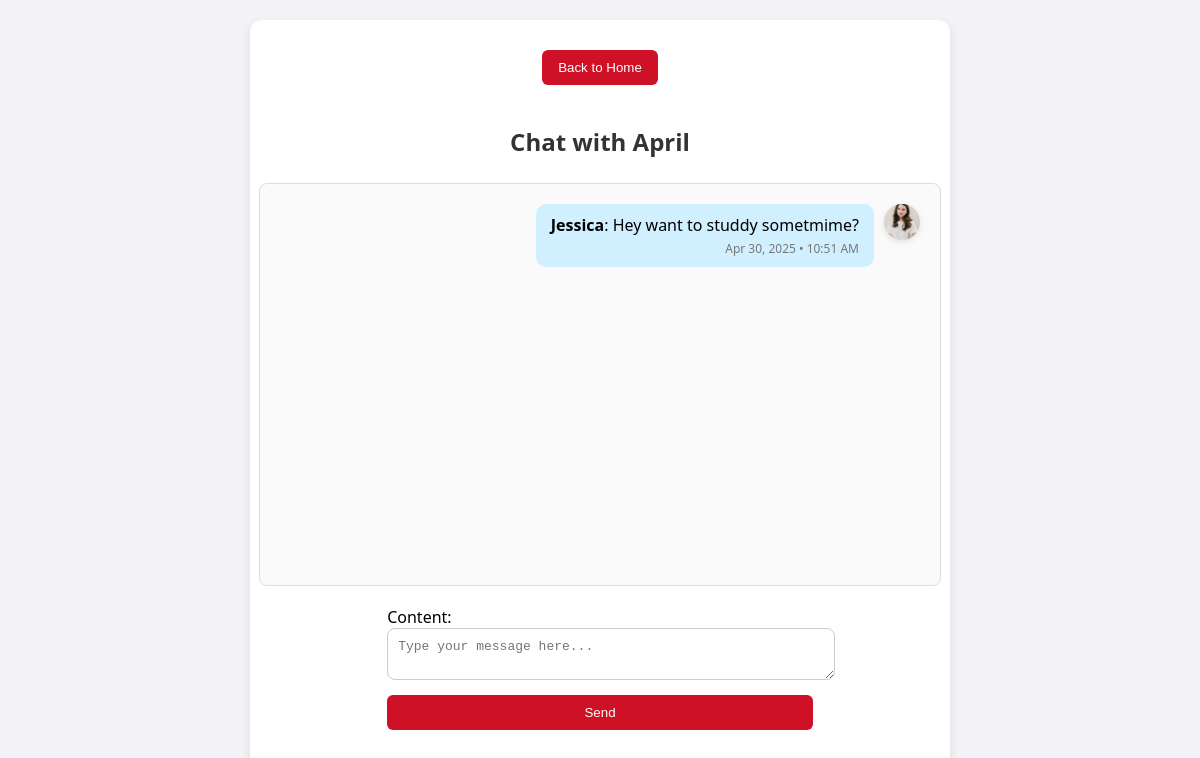
The page /chat/1/ (signed in) on the database its author committed.
### app/models.py (models this page shows, shortened)
class Message(models.Model):
    chat = models.ForeignKey(Chat, related_name='messages', on_delete=models.CASCADE)
    sender = models.ForeignKey(User, related_name='sent_messages', on_delete=models.CASCADE)
    content = models.TextField()
    created_at = models.DateTimeField(auto_now_add=True)

class Profile(models.Model):
    user = models.OneToOneField(User, on_delete=models.CASCADE)
    current_match_index = models.IntegerField(default=0)
    last_seen = models.DateTimeField(null=True, blank=True)
    is_super_admin = models.BooleanField(default=False)
    is_group_admin = models.BooleanField(default=False)
    first_name = models.CharField(max_length=50, null=False, blank=False)
    last_name = models.CharField(max_length=50, null=False, blank=False)
    age = models.IntegerField(default=18, null=False, blank=False)
    hometown = models.CharField(max_length=100, null=False, blank=False)
    major = models.CharField(max_length=100, null=False, blank=False)
    minor = models.CharField(max_length=100, blank=True, null=True)
    grade = models.CharField(max_length=20, null=False, blank=False)
    GENDER_CHOICES_1 = [
        ('male', 'Male'),
        ('female', 'Female'),
        ('other', 'Other')
    ]
    GENDER_CHOICES_2 = [
        ('', 'Either'),
        ('male', 'Male'),
        ('female', 'Female')
    ]
    CAMPUS_GROUP_CHOICES=[
        ('fraternity_sorority', '🏛 Fraternity/Sorority'), ('academic_clubs', '🧠 Academic clubs (e.g., Honors College, debate, CME)'),
        ('creative_orgs', '🎨 Creative orgs (e.g., theatre, film, writing)'),
        ('sports_intramurals', '🎽 Sports or intramurals'),
        ('music_arts_groups', '🎸 Music or arts-related groups'),
        ('religious_orgs', '🙏 Religious orgs (e.g., Cru, Young Life, RUF)'), ('service_groups', '🌍 Service & volunteer groups'),
        ('niche_clubs', '🧩 Niche interest clubs (e.g., gaming, outdoors, crypto, chess)'),
        ('not_involved', '🚫 Not involved (yet!)')]
    GHOST_LIKELIHOOD_CHOICES = [(str(i), str(i)) for i in range(0, 11)]
    grove_or_game_day = models.CharField(max_length=50, choices=[('grove', '📚 The Grove on a quiet day'), ('game_day', '🐅 Game day in the student section')])
    ideal_study_spot = models.CharField(max_length=50, choices=[('ajax', '🍳 Diner booth'), ('library', '📖 Library'), ('uptown', '☕ Coffee Shop'), ('couch', '🏡 At Home')])
    study_time = models.CharField(max_length=50, choices=[('morning', '🌅 Morning'), ('afternoon', '🌞 Afternoon'), ('late_night', '🌙 Late night')])
    energy_source = models.CharField(max_length=50, choices=[('music', '🎧 Music'), ('walks', '🚶 Walks around campus'), ('caffeine', '☕ Caffeine'), ('friends', '👯 Friends')])
    group_project_role = models.CharField(max_length=50, choices=[('lead', '✅ Take the lead'), ('quiet', '✍️ Do the work quietly'), ('organizer', '👥 Organize the group'), ('panic', '😅 Panic last minute (but pull through)')])
    exam_prep_style = models.CharField(max_length=50, choices=[('solo', 'Solo cram session'), ('flashcards', 'Flashcards and repetition'), ('group', 'Group review'), ('teach', 'Teaching someone else')])
    academic_strength = models.CharField(max_length=50, choices=[('detail', '🔍 Focused & detail-oriented'), ('creative', '💭 Creative problem-solver'), ('fast', '🧠 Fast learner'), ('communicator', '💬 Good communicator')])
    accountability_style = models.CharField(max_length=50, choices=[('daily', 'Daily check-ins'), ('deadlines', 'Deadlines & reminders'), ('casual', 'Casual “you good?” texts'), ('self', 'None—I’m self-driven (usually)')])
    wish_more_of = models.CharField(max_length=50, choices=[('time', '⏳ Time'), ('money', '💰 Money'), ('focus', '🧠 Focus'), ('study_buddies', '🙌 Chill people to study with')])
    hot_take = models.CharField(max_length=100, choices=[('chicken', 'Chicken on a stick > Raising Cane’s'), ('hammocks', 'The Circle should have hammocks'), ('vibes', 'You don’t need a planner — just vibes')])
    planner_fullness = models.IntegerField(validators=[MinValueValidator(0), MaxValueValidator(100)], null=True)  # Range 0-100%
    social_energy = models.CharField(max_length=50, choices=[('high', '📈 high'), ('low', '📉 low'), ('medium', '📊 mid')])
    major_approach = models.CharField(max_length=50, choices=[('love', 'I chose it because I love it'), ('career', 'It aligns with my career goals'), ('realistic', 'It was the most realistic option'), ('figuring_out', 'Still figuring it out 🤷')])
    post_grad_plan = models.CharField(max_length=50, choices=[('grad_school', '🎓 Grad school'), ('job', '💼 Job right away'), ('travel', '✈️ Take time off/travel'), ('unsure', '🤔 Still figuring it out')])
    college_motivation = models.CharField(max_length=50, choices=[('career', '🚀 Career success'), ('learning', '🧠 Learning new stuff'), ('prove', '🧍 Proving it to myself'), ('people', '👫 Meeting the right people')])
    campus_groups = models.CharField(max_length=100, choices=CAMPUS_GROUP_CHOICES)
    match_involvement_importance = models.CharField(max_length=50, choices=[('super', 'Super important'), ('little', 'A little'), ('doesnt_matter', 'Doesn’t matter'), ('prefer_not', 'I’d rather they weren’t 🤣')])
    social_energy_on_campus = models.CharField(max_length=50, choices=[('everywhere', 'I’m everywhere — love meeting people'), ('crew', 'I’ve got my crew, but I’m open'), ('low_key', 'Mostly low-key or solo'), ('searching', 'Still trying to find my people')])
    gender = models.CharField(max_length=6, choices=GENDER_CHOICES_1, null=False, blank=False)
    preferred_gender = models.CharField(max_length=6, choices=GENDER_CHOICES_2, null=True, blank=True)
    hobbies = models.TextField(blank=True, null=True)
    clubs_and_extracurriculars = models.TextField(blank=True, null=True)
    profile_picture = models.ImageField(upload_to='profile_pics/', default='default_profile_pic.jpg', blank=False, null=False)
    cover_photo = models.ImageField(upload_to='cover_photos/', default='default_profile_pic.jpg', blank=False, null=False)
    friends = models.ManyToManyField("self", blank=True)  # For confirmed friends
    pending_sent_requests = models.ManyToManyField("self", symmetrical=False, related_name="pending_received_requests", blank=True)
    liked_profiles = models.ManyToManyField("self", symmetrical=False, related_name="liked_by", blank=True)
    disliked_profiles = models.ManyToManyField("self", symmetrical=False, related_name="disliked_by", blank=True)

### app/views.py (the view)
# urls.py: path('chat/<int:chat_id>/', chat_detail, name='chat'),
@login_required
def chat_detail(request, chat_id):
    chat = get_object_or_404(Chat, id=chat_id)
    if request.user not in [chat.user1, chat.user2]:
        return redirect('home')  # or show an error
    other_user = chat.user1 if chat.user2 == request.user else chat.user2
    messages = chat.messages.order_by('created_at')
    if request.method == 'POST':
        form = MessageForm(request.POST)
        if form.is_valid():
            message = form.save(commit=False)
            message.chat = chat
            message.sender = request.user
            message.save()
            return redirect('chat', chat_id=chat.id)  # Redirect to the chat URL
    else:
        form = MessageForm()
    return render(request, 'chat_detail.html', {
        'chat': chat,
        'messages': messages,
        'form': form,
        'other_user': other_user,
    })

### app/forms.py
class MessageForm(forms.ModelForm):
    class Meta:
        model = Message
        fields = ['content']
        widgets = {
            'content': forms.Textarea(attrs={'rows': 2, 'placeholder': 'Type your message here...'})
        }

### app/templates/chat_detail.html (shortened to what this page needs)
{% load static %}
{% load tz %}
<!DOCTYPE html>
<html lang="en">
<head>
    <link rel="stylesheet" href="{% static 'chat.css' %}">
</head>
<body>
    <div class="chat-container">
        <button onclick="window.location.href='{% url 'home' %}'">Back to Home</button>
        <h2>Chat with {{ other_user.username }}</h2>
        <div class="chat-box" id="chatBox">
            {% for message in messages %}
                <div class="message-wrapper {% if message.sender == request.user %}sent{% else %}received{% endif %}">
                    {% if message.sender.profile.profile_picture %}
                        <img class="avatar" src="{{ message.sender.profile.profile_picture.url }}" alt="{{ message.sender.username }}'s profile picture">
                    {% else %}
                        <img class="avatar" src="{% static 'images/default-profile.png' %}" alt="Default profile picture">
                    {% endif %}
                    <div class="message {% if message.sender == request.user %}sent{% else %}received{% endif %}">
                        <strong>{{ message.sender.username }}</strong>: {{ message.content }}
                        <div class="timestamp">{{ message.created_at|localtime|date:"M j, Y • g:i A" }}</div>
                    </div>
                </div>
            {% empty %}
                <p>No messages yet.</p>
            {% endfor %}
        </div>
        <form method="POST">
            {{ form.as_p }}
            <button type="submit">Send</button>
        </form>
    </div>
</body>
</html>

### app/static/chat.css (style rules this page uses)
body { font-family: 'Segoe UI', Tahoma, Geneva, Verdana, sans-serif; background-color: #f4f4f8; margin: 0; padding: 20px; }
button { background-color: #CE1126; color: white; border: none; padding: 10px 16px; border-radius: 6px; cursor: pointer; transition: background-color 0.3s; margin-bottom: 20px; }
.chat-container { max-width: 700px; margin: auto; background-color: white; padding: 30px; border-radius: 12px; box-shadow: 0 4px 12px rgba(0, 0, 0, 0.1); height: calc(100dvh - 40px); box-sizing: border-box; display: flex; flex-direction: column; align-items: center; }
.chat-container h2 { text-align: center; margin-bottom: 25px; color: #333; }
.chat-box { width:100%; border: 1px solid #ddd; border-radius: 8px; padding: 20px; flex: 1; overflow-y: auto; background-color: #fafafa; margin-bottom: 20px; }
.message { margin-bottom: 15px; padding: 10px 15px; border-radius: 10px; max-width: 80%; word-wrap: break-word; position: relative; }
.message.sent { background-color: #d1f0ff; margin-left: auto; text-align: right; }
.timestamp { font-size: 0.75em; color: #777; margin-top: 4px; }
form { display: flex; flex-direction: column; gap: 10px; }
form p { margin: 0; }
form input[type="text"], form textarea { padding: 10px; border: 1px solid #ccc; border-radius: 8px; font-size: 1em; width: 100%; }
form button[type="submit"] { background-color: #CE1126; color: white; border: none; padding: 10px 16px; border-radius: 6px; cursor: pointer; transition: background-color 0.3s; }
.message-wrapper { display: flex; align-items: flex-start; gap: 10px; }
.message-wrapper.sent { flex-direction: row-reverse; }
.avatar { width: 36px; height: 36px; border-radius: 50%; object-fit: cover; box-shadow: 0 2px 6px rgba(0, 0, 0, 0.1); }

### rows shown on the page
Message: sender.profile.profile_picture (picture), sender.username "Jessica", content "Hey want to studdy sometmime?", created_at "Apr 30, 2025 • 10:51 AM"

### other values the page prints
{{ other_user.username }} "April"
